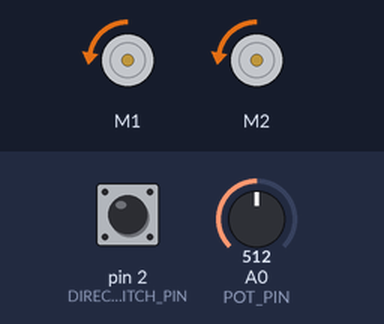
Bench run of a sketch on a simulated Arduino Uno, built with avr-gcc and run on an emulated ATmega328P. On the bench: 2 × DC motor (green arrow = forward, orange = backward, longer = faster). The test bench sets the inputs (shaded band); at power-on: pin 2 (DIRECTION_SWITCH_PIN) HIGH, A0 (POT_PIN) = 512.

Above: at 1.2 s.
1.3 s: pin 2 (DIRECTION_SWITCH_PIN) pulled LOW for 1 s
At 1.8 s:
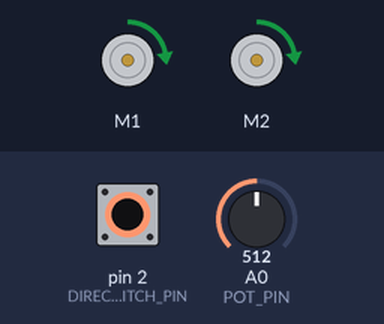
4.0 s: A0 (POT_PIN) set to 716
At 4.6 s:
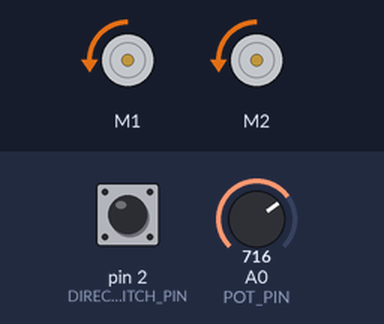
5.5 s: A0 (POT_PIN) set to 1023
At 6.7 s:
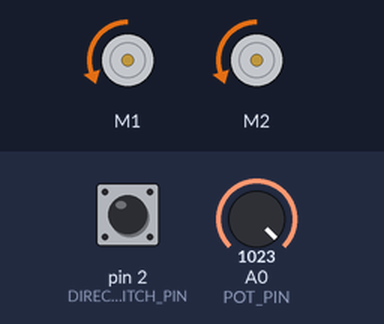
7.0 s: pin 2 (DIRECTION_SWITCH_PIN) pulled LOW for 3.2 s
At 7.8 s:
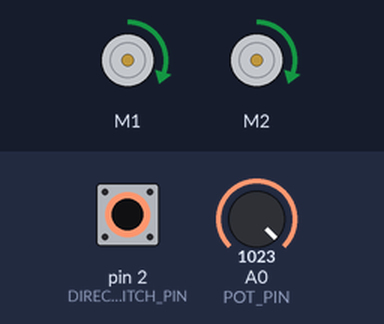
12.0 s: A0 (POT_PIN) set to 306
At 13.4 s:
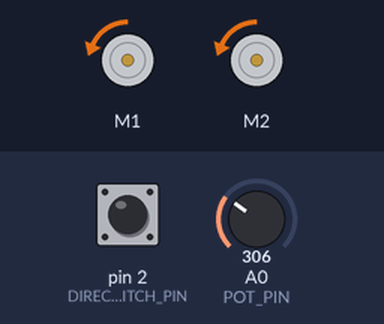
Timing chart, 0 to 14.6 s (numbered marks = the images above; inputs shaded):
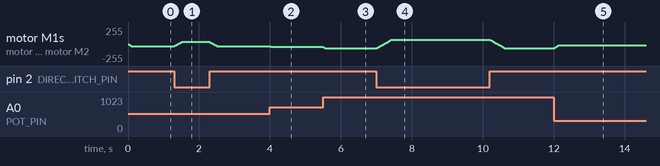

The sketch:

gbg-pot-switch.ino
```cpp
/**************************************************************************************
 * Potentiometer + Direction Switch Control
 *
 * Simple sketch to drive both motors on the DualVNH5019 shield from a single
 * throttle potentiometer and a direction toggle switch. No FreeRTOS or BLE.
 **************************************************************************************/

#include <Arduino.h>
#include <DualVNH5019MotorShield.h>

// Hardware configuration
constexpr uint8_t POT_PIN = A0;                // Throttle input
constexpr uint8_t DIRECTION_SWITCH_PIN = 2;    // Toggle switch input (uses INPUT_PULLUP)

// Motor shield configuration
constexpr int16_t MAX_MOTOR_OUTPUT = 400;      // DualVNH5019 expects -400..+400
constexpr int16_t OUTPUT_DEADBAND = 8;         // Ignore low throttle noise
constexpr int16_t RAMP_STEP = 5;               // Max delta per loop iteration
constexpr uint16_t ANALOG_FULL_SCALE = 4095;   // UNO R4 analogRead() max value
constexpr uint16_t LOOP_DELAY_MS = 10;         // Update rate ~100 Hz

DualVNH5019MotorShield motors;

void setup() {
  pinMode(POT_PIN, INPUT);
  pinMode(DIRECTION_SWITCH_PIN, INPUT_PULLUP); // LOW = forward, HIGH = reverse

  motors.init();

  // Ensure motors start stopped
  motors.setM1Speed(0);
  motors.setM2Speed(0);
}

void loop() {
  static int16_t currentCommand = 0; // Persisted motor command for ramping

  // Read throttle input and scale to motor command range
  int32_t raw = analogRead(POT_PIN);
  if (raw < 0) {
    raw = 0;
  } else if (raw > ANALOG_FULL_SCALE) {
    raw = ANALOG_FULL_SCALE;
  }

  int16_t magnitude = static_cast<int16_t>(
      (raw * MAX_MOTOR_OUTPUT) / ANALOG_FULL_SCALE);

  // Apply a small deadband so motors idle at zero near the knob's bottom end
  if (magnitude < OUTPUT_DEADBAND) {
    magnitude = 0;
  }

  // Switch selects direction. With INPUT_PULLUP wiring, LOW means forward.
  const bool forward = digitalRead(DIRECTION_SWITCH_PIN) == LOW;
  const int16_t commandedSpeed = forward ? magnitude : -magnitude;

  // Ramp toward target to soften starts/stops
  if (commandedSpeed > currentCommand + RAMP_STEP) {
    currentCommand += RAMP_STEP;
  } else if (commandedSpeed < currentCommand - RAMP_STEP) {
    currentCommand -= RAMP_STEP;
  } else {
    currentCommand = commandedSpeed;
  }

  motors.setM1Speed(currentCommand);
  motors.setM2Speed(currentCommand);

  delay(LOOP_DELAY_MS);
}
```

Measured:
- after the input at 1.3 s, motor M1, motor M2: rises from backward 31/255 to forward 31/255 in 0.20 s, then falls to backward 31/255 in 1.0 s
- after the input at 4.0 s, motor M1, motor M2: backward 31/255 → backward 43/255 at once
- after the input at 5.5 s, motor M1, motor M2: backward 43/255 → backward 63/255 at once
- after the input at 7.0 s, motor M1, motor M2: rises from backward 63/255 to forward 63/255 in 0.41 s, then falls to backward 63/255 in 3.2 s
- after the input at 12.0 s, motor M1, motor M2: backward 63/255 → backward 18/255 at once
